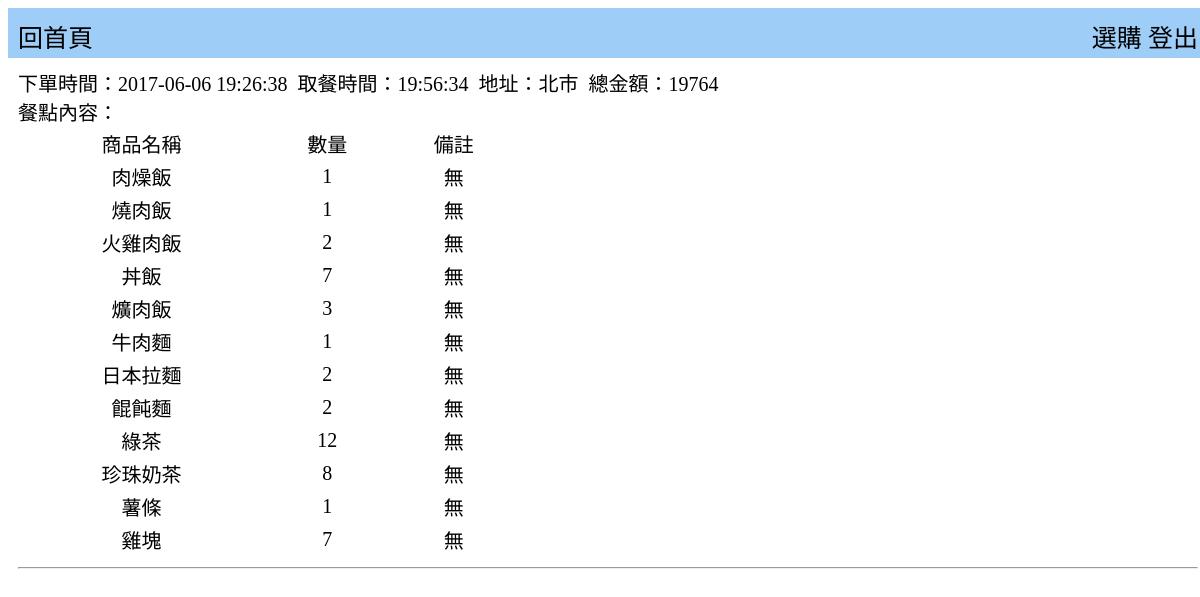
Screenshot of /buylist.php (signed in) with the database file from the repository.
### tables this page shows
CREATE TABLE `invoice` (
  `Code` int(11) NOT NULL,
  `Member_Code` int(11) NOT NULL,
  `Recipient_GetTime` time NOT NULL,
  `Recipient_Data` datetime NOT NULL,
  `Recipient_Address` varchar(50) NOT NULL,
  `status` varchar(10) NOT NULL,
  `GetTimeHours` varchar(2) NOT NULL,
  `totalprice` int(10) NOT NULL
);

CREATE TABLE `product` (
  `Code` int(3) NOT NULL,
  `Name` varchar(20) NOT NULL,
  `Price` int(4) NOT NULL,
  `Status` varchar(5) NOT NULL,
  `species` varchar(50) NOT NULL
);

CREATE TABLE `list` (
  `Code` int(11) NOT NULL,
  `invoice_Code` int(11) NOT NULL,
  `Produce_Code` int(11) NOT NULL,
  `Total_Amount` int(11) NOT NULL,
  `Total_Sum` int(11) NOT NULL,
  `Remarks` varchar(50) NOT NULL
);

### buylist.php (the view, shortened to what this page needs)
<?php
require("sql/linksql.php");
mysqli_query($link,'SET NAMES utf8');
if(isset($_SESSION['code']) ){
	$Member_Code=$_SESSION['code'];
}
else
	header("Location: log.php");
?>
<html>
	<head>
		<link rel="stylesheet" type="text/css" href="css/title.css" />
		<link rel="stylesheet" type="text/css" href="css/home.css" />
	</head>
	<body>
		<div class="container">
			<div class="header" >
				<div class="lonig">
				<a href='catalog.php'>選購</a> <a href="logout.php">登出</a>
				</div>
				<div class="reHome">
				<a href="home.php">回首頁</a>
				</div>
			</div>
			<div class="maintop">
				<?php
				$result=mysqli_query($link," SELECT * FROM invoice WHERE invoice.Member_Code=$Member_Code ");
				while ($row=mysqli_fetch_assoc($result) )
				{
					echo "下單時間：".$row['Recipient_Data']."&nbsp&nbsp取餐時間：".$row['Recipient_GetTime']."&nbsp&nbsp地址：".$row['Recipient_Address']."&nbsp&nbsp總金額：".$row['totalprice'];
					echo "<br/>餐點內容：<br/>";
					echo "<table>";
					echo "<tr><td>商品名稱</td><td>數量</td><td>備註</td></tr>";
					$ICode=$row['Code'];
					$result2=mysqli_query($link," SELECT * FROM list WHERE invoice_Code = '$ICode' ");
					while ($row2=mysqli_fetch_assoc($result2) )
					{
						echo "<tr>";
						$PCode=$row2['Produce_Code'];
						$result3=mysqli_query($link," SELECT * FROM product WHERE Code='$PCode' ");
						while ($row3=mysqli_fetch_assoc($result3))
						{
							echo "<td>".$row3['Name']."</td>";
						}
						echo " <td>".$row2['Total_Amount']."</td><td>".$row2['Remarks']."</td>";
						echo "</tr>";
					}
					echo "</table>";
					echo "<hr>";
				}
				?>
			</div>
		</div>
	</body>

### css/title.css (style rules this page uses)
.header { background-color: #9ECEF7; height: 30px; color: white; text-align: center; margin:0px auto; padding:10px; }
.reHome { color:; text-align:left; font-size: 25px; }
.lonig { text-align:right; font-size: 25px; width:50%; float:right; }
a { color:black; text-decoration:none; }
.container { width:1200px; margin:0px auto; font-family:"微軟正黑體"; }

### css/home.css (style rules this page uses)
.maintop { padding:10px; font-size: 20px; }
table { text-align: center; font-size: 20px; width: 500px; }

### rows the page displays
invoice: Recipient_Data "2017-06-06 19:26:38", Recipient_GetTime "19:56:34", Recipient_Address "北市", totalprice "19764"
list: Total_Amount "1", Remarks "無"
product: Name "肉燥飯"
list: Total_Amount "1", Remarks "無"
product: Name "燒肉飯"
list: Total_Amount "2", Remarks "無"
product: Name "火雞肉飯"
list: Total_Amount "7", Remarks "無"
product: Name "丼飯"
list: Total_Amount "3", Remarks "無"
product: Name "爌肉飯"
list: Total_Amount "1", Remarks "無"
product: Name "牛肉麵"
list: Total_Amount "2", Remarks "無"
product: Name "日本拉麵"
list: Total_Amount "2", Remarks "無"
product: Name "餛飩麵"
list: Total_Amount "12", Remarks "無"
product: Name "綠茶"
list: Total_Amount "8", Remarks "無"
product: Name "珍珠奶茶"
list: Total_Amount "1", Remarks "無"
product: Name "薯條"
list: Total_Amount "7", Remarks "無"
product: Name "雞塊"
